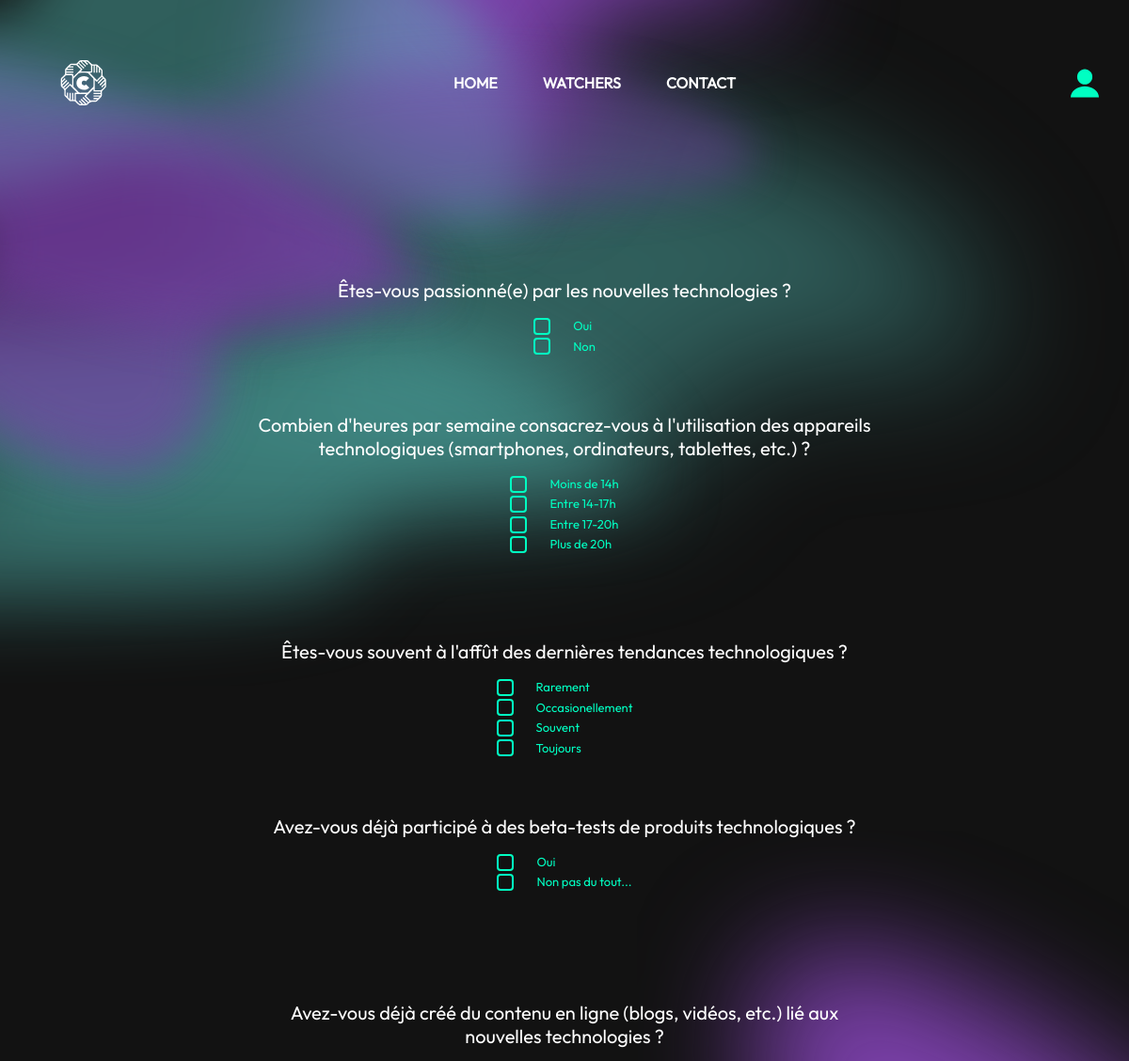
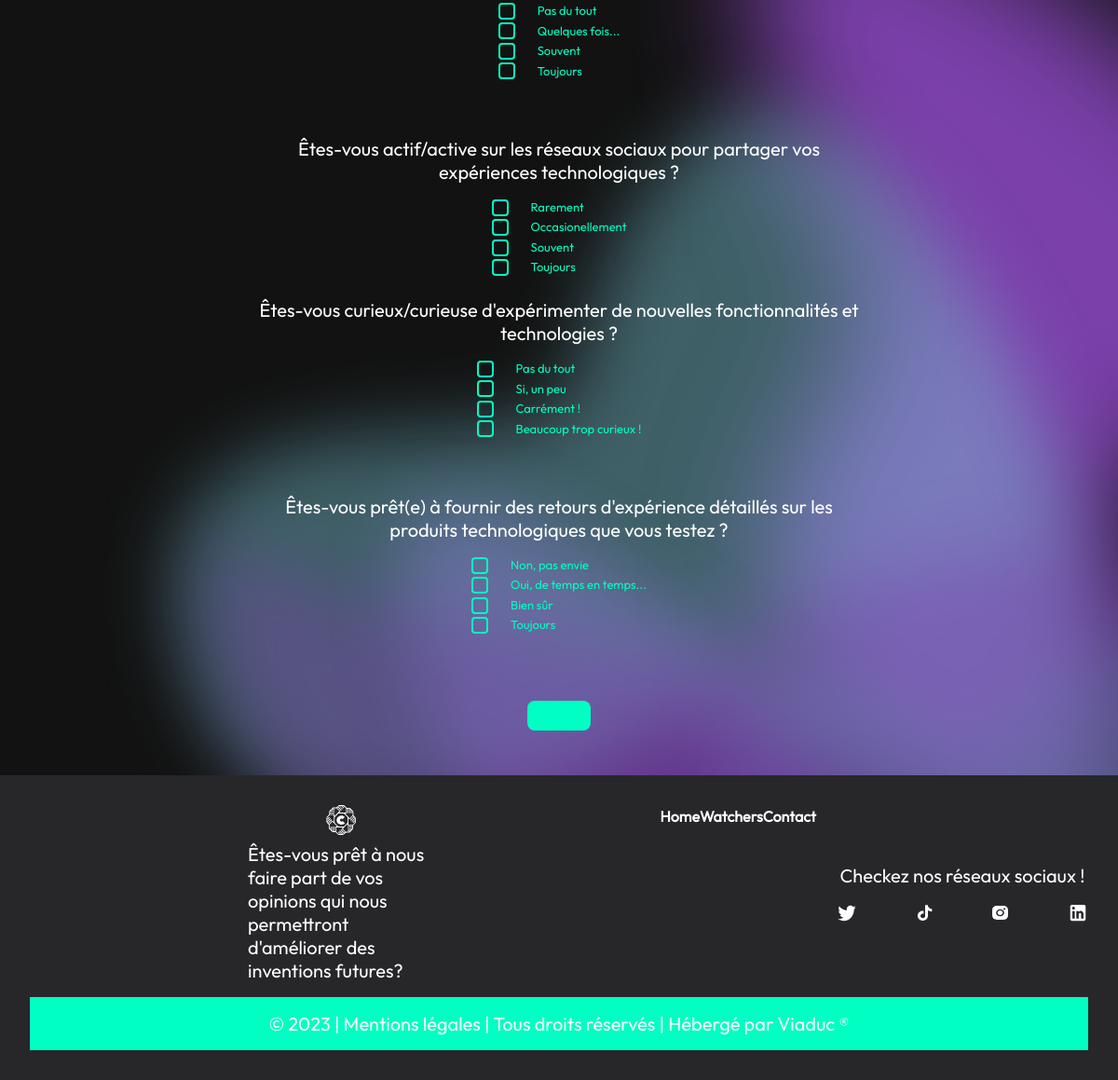
/technophiles/, run on the app's committed database (2 pictures, top to bottom).
### critikeye_app/models.py (models this page shows)
class Question(models.Model):
    question_text = models.CharField(max_length=200)

class Reponse(models.Model):
    question = models.ForeignKey(Question, on_delete=models.CASCADE)
    reponse_text = models.CharField(max_length=200)
    est_correcte = models.BooleanField(default=False)

### critikeye_app/views.py (the view)
# urls.py: path('technophiles/', views.technophiles, name='technophiles'),
def technophiles(request):
    questions = Question.objects.all()
    questions_par_slide = 2
    grouped_questions = [
        questions[i:i + questions_par_slide]
        for i in range(0, len(questions), questions_par_slide)
    ]
    if request.method == 'POST':
        if 'questionnaire_form' in request.POST:
            questionnaire_form = QuestionnaireForm(
                request.POST, questions=questions)
            if questionnaire_form.is_valid():
                for question in questions:
                    selected_reponse_id = questionnaire_form.cleaned_data.get(
                        f'question_{question.id}')
                    selected_reponse = question.reponse_set.get(
                        id=selected_reponse_id)
                    selected_reponse.est_selectionnee = True
                    selected_reponse.save()
                reponses_correctes = Reponse.objects.filter(
                    question__in=questions,
                    est_selectionnee=True,
                    est_correcte=True
                )
                score = len(reponses_correctes)
                technophile_form = TechnophileForm(request.POST)
                if technophile_form.is_valid():
                    technophile = technophile_form.save(commit=False)
                    username = technophile_form.cleaned_data.get('username')
                    password = technophile_form.cleaned_data.get('password1')
                    technophile.set_password(password)
                    technophile.save()
                    user = authenticate(
                        request, username=username, password=password)
                    login(request, user)
                    selected_responses = []
                    for group in grouped_questions:
                        for question in group:
                            selected_response_id = request.POST.get(
                                f'question{question.id}', None)
                            if selected_response_id is not None:
                                selected_responses.append(
                                    int(selected_response_id))
                    return redirect('compte', selected_responses=selected_responses)
                context = {
                    'questionnaire_form': questionnaire_form,
                    'technophile_form': technophile_form,
                    'questions': questions,
                    'reponses_correctes': reponses_correctes,
                    'score': score
                }
                return render(request, 'technophiles.html', context)
        elif 'technophile_form' in request.POST:
            technophile_form = TechnophileForm(request.POST)
            if technophile_form.is_valid():
                user = technophile_form.save()  # Enregistrement de l'utilisateur Technophile
                login(request, user)  # Connexion de l'utilisateur
                selected_responses = []
                for group in grouped_questions:
                    for question in group:
                        selected_response_id = request.POST.get(
                            f'question{question.id}', None)
                        if selected_response_id is not None:
                            selected_responses.append(
                                int(selected_response_id))
                return redirect('compte', selected_responses=selected_responses)
            else:
                questionnaire_form = QuestionnaireForm(questions=questions)
                context = {
                    'questionnaire_form': questionnaire_form,
                    'technophile_form': technophile_form,
                    'grouped_questions': grouped_questions,
                    'errors': technophile_form.errors
                }
                return render(request, 'technophiles.html', context)
    else:
        questionnaire_form = QuestionnaireForm(questions=questions)
        technophile_form = TechnophileForm()
        context = {
            'questionnaire_form': questionnaire_form,
            'technophile_form': technophile_form,
            'grouped_questions': grouped_questions,
            'errors': technophile_form.errors
        }
    return render(request, 'technophiles.html', context)

### critikeye_app/forms.py
class QuestionnaireForm(forms.Form):
    def __init__(self, questions, *args, **kwargs):
        super(QuestionnaireForm, self).__init__(*args, **kwargs)
        for question in questions:
            reponses = question.reponse_set.all()
            choices = [(reponse.id, reponse.reponse_text)
                       for reponse in reponses]
            self.fields[f'question_{question.id}'] = forms.ChoiceField(
                label=question.question_text,
                choices=choices,
                widget=forms.RadioSelect
            )

class TechnophileForm(UserCreationForm):
    class Meta:
        model = Technophile
        fields = ['username', 'email', 'password1', 'password2']
        widgets = {
            'username': forms.TextInput(attrs={'class': "w-full   py-2 px-4 rounded-xl text-white", 'placeholder': 'Nom d\'utilisateur'}),
            'email': forms.EmailInput(attrs={'class': "w-full py-2 px-4 rounded-xl text-white  ", 'placeholder': 'Email'}),
            'password1': forms.PasswordInput(attrs={'class': "w-full h-full rounded-xl text-white  ", 'placeholder': '**********'}),
            'password2': forms.PasswordInput(attrs={'class': "w-full h-full rounded-xl text-white  ", 'placeholder': '*********'}),
        }

### critikeye_app/Templates/technophiles.html (shortened to what this page needs)
{% extends 'base.html' %}
{% load static %}
{% block content %}
<main class="flex text-center mr-12 ml-12 mb-12 flex-col justify-center items-center">
  <div class="carousel relative w-full md:w-[60%]">
    <form class="form mt-6 w-full" method="POST" action="{% url 'compte' %}">
      {% for group in grouped_questions %}
      <div class="carousel-item relative overflow-hidden rounded-lg md:h-96">
        {% for question in group %}
        <div class="question duration-700 ease-in-ou mb-14">
          <p>{{ question.question_text }}</p>
          <ul class="reponses text-green_secondary mt-4 inline-block text-left">
            {% for reponse in question.reponse_set.all %}
            <li class="mb-[0.125rem] flex items-center">
              <input class="mr-4 h-[1.125rem] text-left
                  w-[1.125rem] appearance-none rounded-[0.25rem] border-[0.125rem] border-solid
                   border-green_secondary outline-none before:pointer-events-none
                   before:absolute before:h-[0.875rem] before:w-[0.875rem]
                    before:scale-0 before:rounded-full before:bg-transparent
                    before:opacity-0 before:shadow-[0px_0px_0px_13px_transparent]
                    before:content-[''] checked:border-primary checked:bg-primary
                     checked:before:opacity-[0.16] checked:after:absolute
                      checked:after:-mt-px checked:after:ml-[0.25rem]
                      checked:after:block checked:after:h-[0.8125rem]
                      checked:after:w-[0.375rem] checked:after:rotate-45
                       checked:after:border-[0.125rem] checked:after:border-l-0
                        checked:after:border-t-0 checked:after:border-solid
                         checked:after:border-white checked:after:bg-transparent
                          checked:after:content-[''] hover:cursor-pointer" type="radio" value="{{ reponse.id }}"
                id="reponse_{{ reponse.id }}" name="question_{{ question.id }}" />
              <div class="label-container flex-grow">
                <label class="label-text pl-[0.5rem] hover:cursor-pointer text-left text-green_secondary"
                  for="reponse_{{ reponse.id }}">
                  {{ reponse.reponse_text }}
                </label>
              </div>
            </li>
            {% endfor %}
          </ul>
        </div>
        {% endfor %}
      </div>
      {% endfor %}
    </form>
  </div>
  <button id="carousel-next" type="button"
    class="rounded-lg py-2 px-3 text-xs font-bold cursor-pointer tracking-wider bg-green_secondary text-white mt-12 p-12">
    <span id="variable-value">Suivant</span>
   </button>
</main>
{% endblock %}

### critikeye_app/Templates/base.html (shortened to what this page needs)
{% load matomo_tags %}
{% load static %}
<!DOCTYPE html>
<html lang="fr">
<head>
  <link rel="stylesheet" href="{% static 'css/final.css' %}">
</head>
<body class="text-white">
  <header>
    <div class="grid grid-cols-3 md:justify-between items-center">
      <div class="grid items-center grid-cols-2 ">
        <div class="flex justify-center md:justify-start">
          <a href="{% url 'index' %}"> <img src="{% static 'images/logo.svg' %}" alt="Logo" class="h-12"></a>
        </div>
      </div>
      <nav class="hidden md:flex md:justify-center items-center">
        <ul class="flex flex-col space-y-2 md:space-y-0 md:flex-row md:items-center md:justify-center uppercase gap-12">
          <li><a href="{% url 'index' %}" class="hover:text-gray-300 font-bold text-base">Home</a></li>
          <li><a href="{% url 'technophiles' %}" class="hover:text-gray-300 font-bold text-base">Watchers</a></li>
          <li><a href="{% url 'contact' %}" class="hover:text-gray-300 font-bold text-base">Contact</a></li>
        </ul>
      </nav>
      <div class="hidden md:flex items-center justify-end pr-8">
        <a href="{% url 'login' %}">
        </a>
      </div>
    </div>
  </header>
  {% block content %}
  {% endblock %}
  {% block footer %}
  <footer>
    <div class="bg-zinc-800 p-8 flex flex-col justify-center items-center md:pl-0 md:pr-0 md:justify-between">
      <div class="flex flex-col justify-center items-center md:flex-row">
        <div class="flex flex-col justify-center items-center gap-2 border-b border-gray-200 pb-4 md:border-none md:flex-row md:items-start">
          <div class="flex flex-col justify-center items-center gap-2 md:justify-start">
            <img class="h-8" src="{% static 'images/logo.svg' %}" alt="">
            <p class="text-center md:text-start md:w-[30%]">Êtes-vous prêt à nous faire part de vos opinions qui nous permettront d'améliorer des inventions futures?</p>
          </div>
          <ul class="flex md:flex-col flex-row justify-start items-start gap-4 md:gap-0 md:w-[30%]">
            <li><a href="{% url 'index' %}" class="hover:text-gray-300 font-bold text-base">Home</a></li>
            <li><a href="{% url 'technophiles' %}" class="hover:text-gray-300 font-bold text-base">Watchers</a></li>
            <li><a href="{% url 'contact' %}" class="hover:text-gray-300 font-bold text-base">Contact</a></li>
          </ul>
        </div>
        <div class="flex flex-col justify-center items-center gap-2 mt-4 md:flex-row md:w-[30%]">
          <div class="flex flex-col justify-center items-center">
            <p class="text-center">Checkez nos réseaux sociaux !</p>
            <div class="socials mt-4">
              <a href="https://twitter.com/CritikEye" target="_blank">
                <img src="{% static 'images/twitter.svg' %}" alt="">
              </a>
              <a href="https://www.tiktok.com/@critikeye" target="_blank">
                <img src="{% static 'images/tiktok.svg' %}" alt="">
              </a>
              <a href="https://www.instagram.com/critikeye/" target="_blank">
                <img src="{% static 'images/insta.svg' %}" alt="">
              </a>
              <a href="https://www.linkedin.com/in/critik-eye-046366278/" target="_blank">
                <img src="{% static 'images/linkedin.svg' %}" alt="">
              </a>
            </div>
          </div>
        </div>
      </div>
      <p class="text-center md:bg-green_secondary md:p-4 md:w-full">© 2023 | Mentions légales | Tous droits réservés | Hébergé par Viaduc ®</p>
    </div>
  </footer>
  {% endblock %}
</body>
</html>

### data on the page
Question: question_text "Êtes-vous passionné(e) par les nouvelles technologies ?"
Reponse: reponse_text "Oui"
Reponse: reponse_text "Non"
Question: question_text "Combien d'heures par semaine consacrez-vous à l'utilisation des appareils technologiques (smartphones, ordinateurs, tablettes, etc.) ?"
Reponse: reponse_text "Moins de 14h"
Reponse: reponse_text "Entre 14-17h"
Reponse: reponse_text "Entre 17-20h"
Reponse: reponse_text "Plus de 20h"
Question: question_text "Êtes-vous souvent à l'affût des dernières tendances technologiques ?"
Reponse: reponse_text "Rarement"
Reponse: reponse_text "Occasionellement"
Reponse: reponse_text "Souvent"
Reponse: reponse_text "Toujours"
Question: question_text "Avez-vous déjà participé à des beta-tests de produits technologiques ?"
Reponse: reponse_text "Oui"
Reponse: reponse_text "Non pas du tout..."
Question: question_text "Avez-vous déjà créé du contenu en ligne (blogs, vidéos, etc.) lié aux nouvelles technologies ?"
Reponse: reponse_text "Pas du tout"
Reponse: reponse_text "Quelques fois..."
Reponse: reponse_text "Souvent"
Reponse: reponse_text "Toujours"
Question: question_text "Êtes-vous actif/active sur les réseaux sociaux pour partager vos expériences technologiques ?"
Reponse: reponse_text "Rarement"
Reponse: reponse_text "Occasionellement"
Reponse: reponse_text "Souvent"
Reponse: reponse_text "Toujours"
Question: question_text "Êtes-vous curieux/curieuse d'expérimenter de nouvelles fonctionnalités et technologies ?"
Reponse: reponse_text "Pas du tout"
Reponse: reponse_text "Si, un peu"
Reponse: reponse_text "Carrément !"
Reponse: reponse_text "Beaucoup trop curieux !"
Question: question_text "Êtes-vous prêt(e) à fournir des retours d'expérience détaillés sur les produits technologiques que vous testez ?"
Reponse: reponse_text "Non, pas envie"
Reponse: reponse_text "Oui, de temps en temps..."
Reponse: reponse_text "Bien sûr"
Reponse: reponse_text "Toujours"
